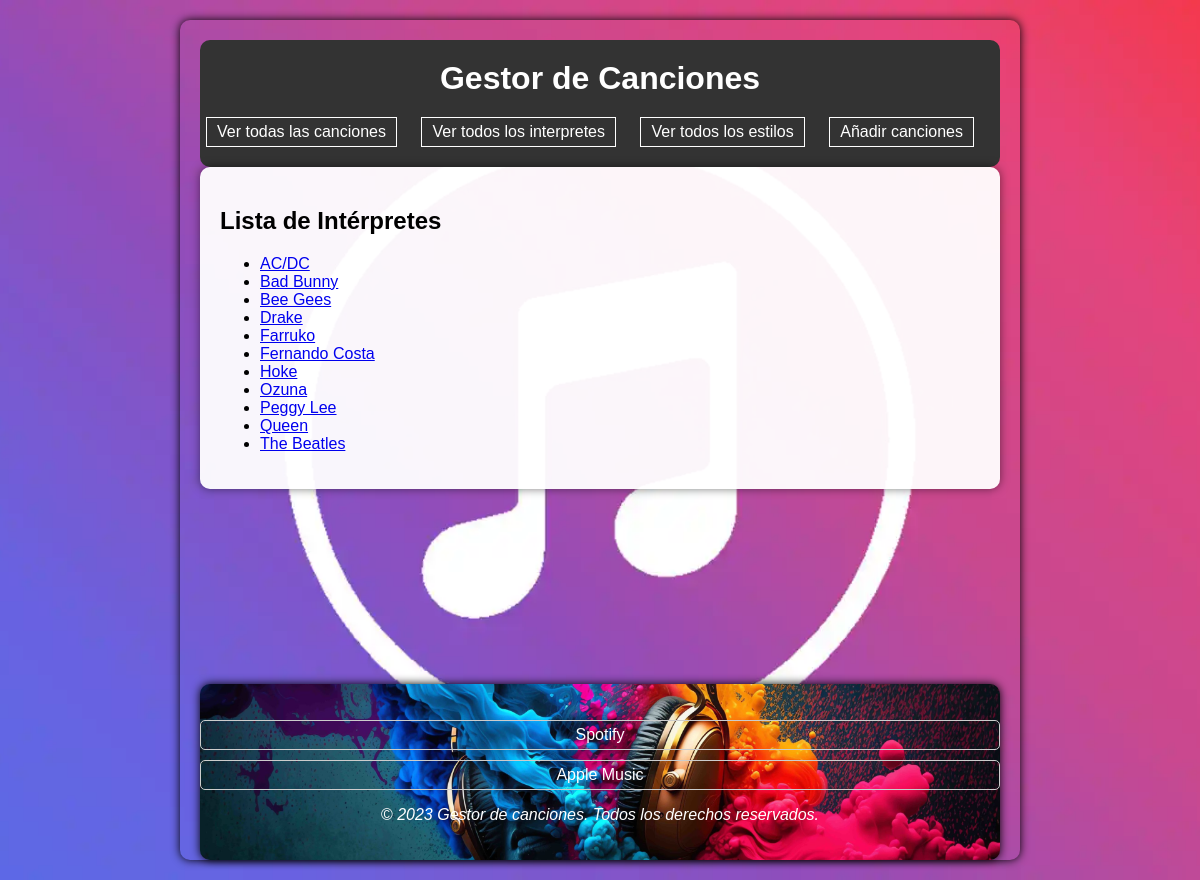
Page /interprete/ on the earlier database version.
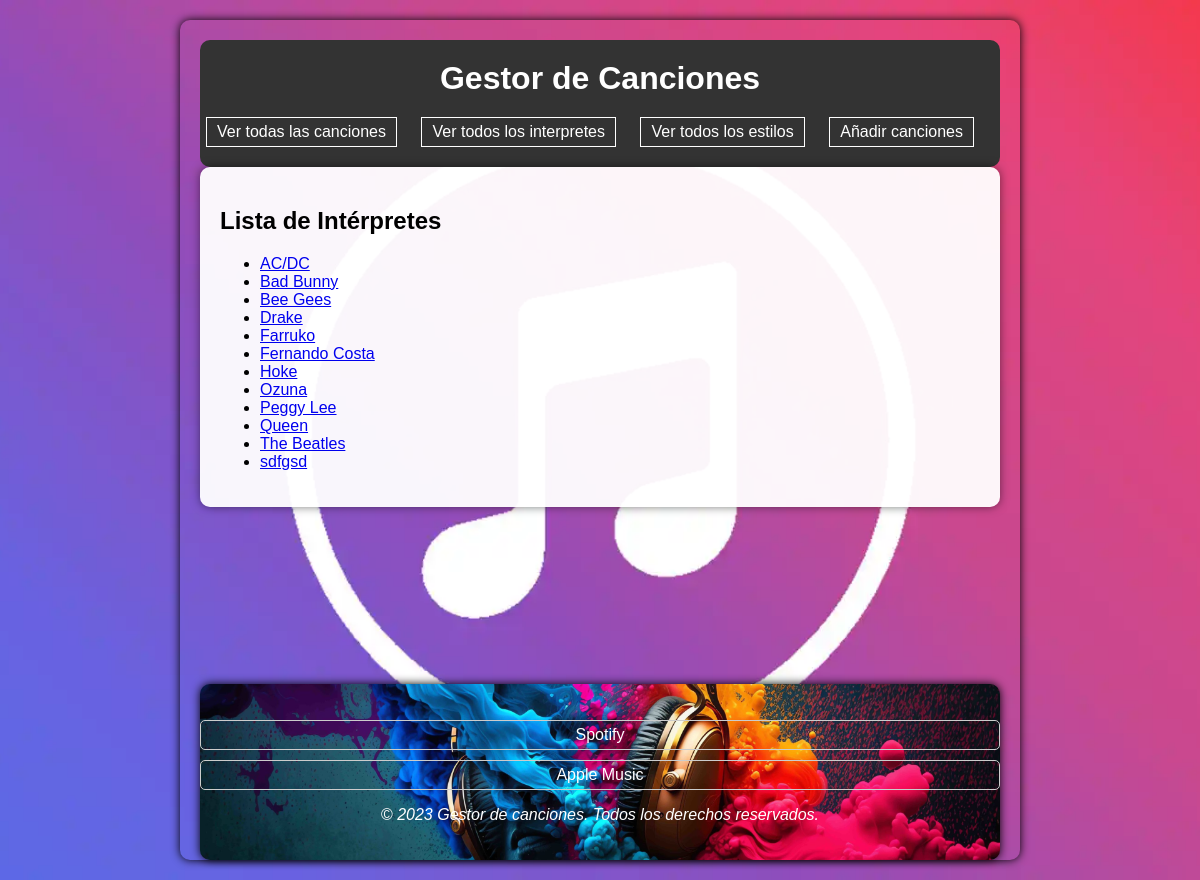
Same page on the later database version.
### appTop100/models.py (models this page shows, shortened)
class Interprete(models.Model):
    nombre = models.CharField(max_length=50)
    fecha_nacimiento = models.DateField(blank=True, null=True)

### appTop100/views.py (the view)
# urls.py: path('interprete/', views.index_todos_interpretes, name='todos_interpretes'),
def index_todos_interpretes(request):
    interpretes = get_list_or_404(Interprete.objects.order_by('nombre'))
    context = {'interpretes': interpretes}
    return render(request, 'todosInterpretes.html', context)

### appTop100/templates/todosInterpretes.html (shortened to what this page needs)
{% extends "base.html" %}
{% block contenido %}
<h2>Lista de Intérpretes</h2>
{% if interpretes %}
    <ul>
        {% for i in interpretes %}
            <li>
                <a href="{% url 'interprete' i.id %}">{{ i.nombre }}</a>
            </li>
        {% endfor %}
    </ul>
{% else %}
    <p>No hay intérpretes creados.</p>
{% endif %}
{% endblock %}

Differences in the rows shown:
added Interprete: nombre "sdfgsd"
